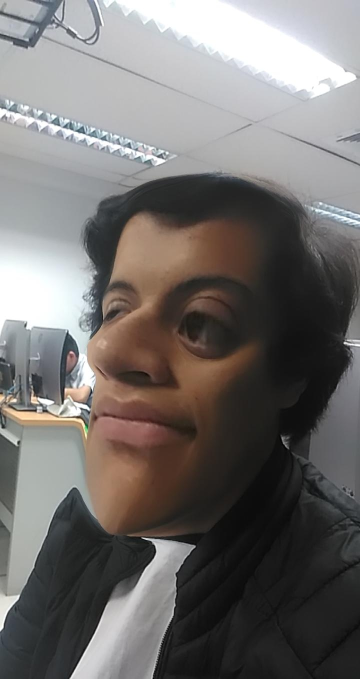
%> input picture codes/Pdi/Sem9/tilin.jpg, 720 x 1358 px (shown at 1/2 size)
$ octave ejercicio1.m   (GNU Octave 9; MATLAB toolbox functions it lacks are replaced by stand-ins)
%> lines starting %> are read from the running program, lines starting %| are printed output that depends on the picture
clc, clear, close all;
I=imread('tilin.jpg');
%> I is the input picture: size 1358x720x3 uint8; mean R, G, B 115.5, 111.9, 110
imwrite(I,'tilin.bmp');
I=imread('tilin.bmp');
Igris=rgb2gray(I);
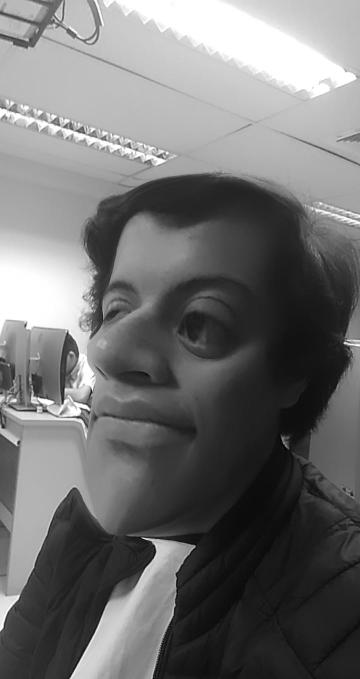
%> Igris: size 1358x720 uint8 (shown at 1/2 size); min 0, max 255, mean 112.8
figure(1)
subplot (1,2,1), imshow(I), title('Imagen Original RGB');
subplot (1,2,2), imshow(Igris), title('Imagen Gris');

%%% Reflexcion

Irfx=uint8(zeros(1358,720));
for cx=1:1358
        for cy=1:720
%             M=[1 0; 0 -1];
            M=[-1 0; 0 1];
%             T= [0; 721];
            T= [1359; 0];
            cp= M*[cx;cy]+T;
            cxp=cp(1); cyp=cp(2);
            Irfx(cxp,cyp)=Igris(cx,cy);
        end
end
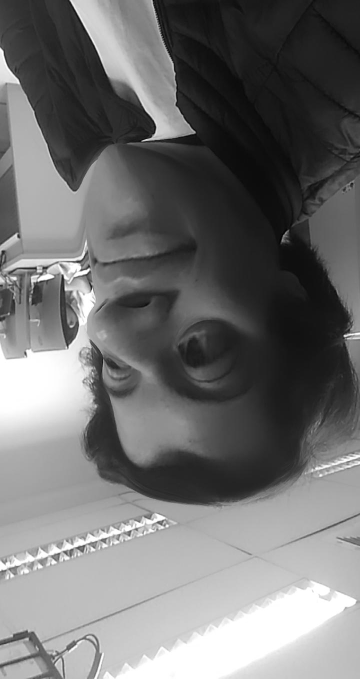
%> Irfx: size 1358x720 uint8 (shown at 1/2 size); min 0, max 255, mean 112.8; mean of the top-left, top-right, bottom-left and bottom-right quarters 105.9, 39, 167.5, 138.6

figure(2)
subplot (1,2,1), imshow(Igris), title('Imagen Gris');
subplot (1,2,2), imshow(Irfx), title('Transformaci髇 de Reflexi髇');
